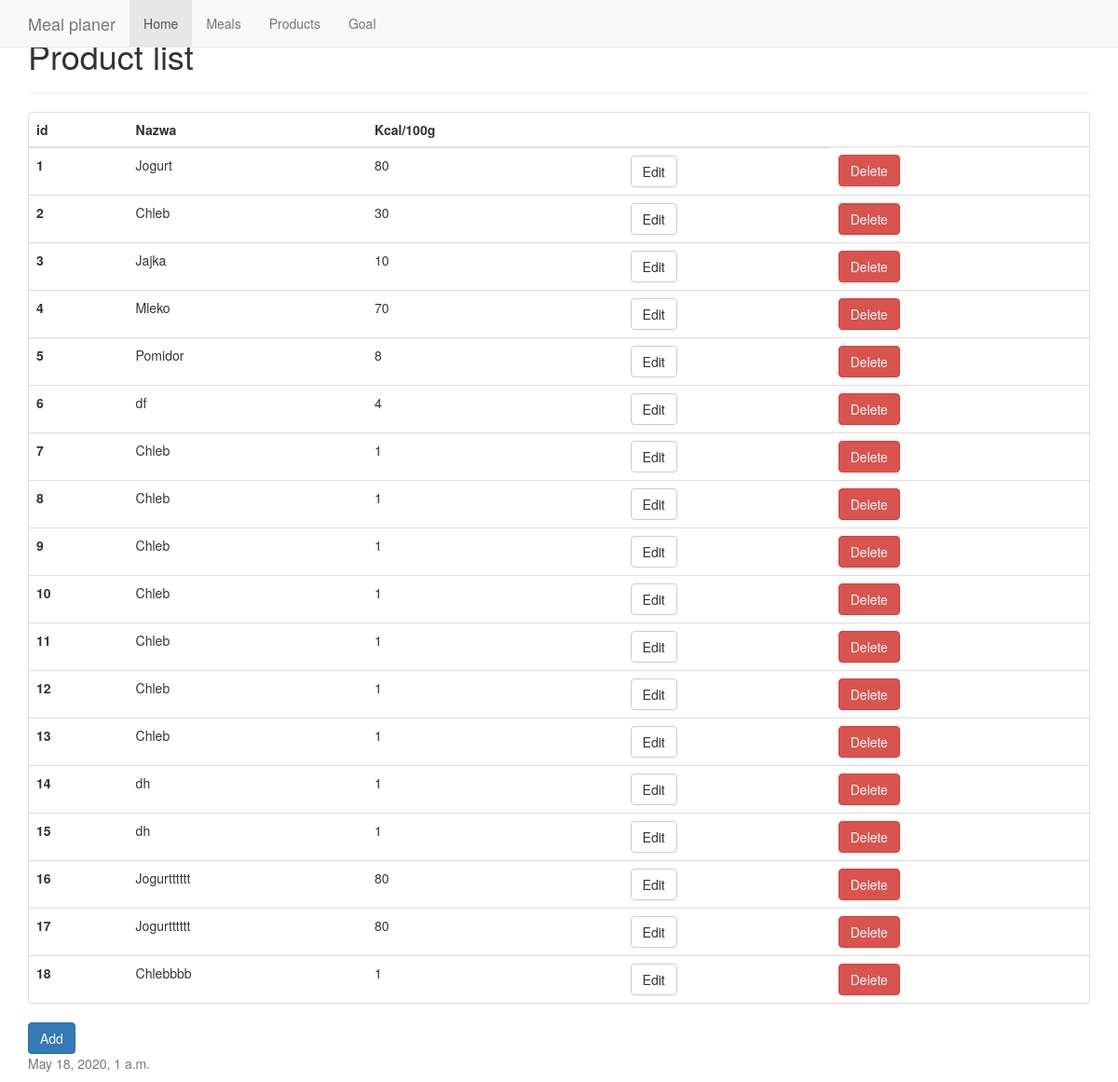
Before: /products/ with the older database file.
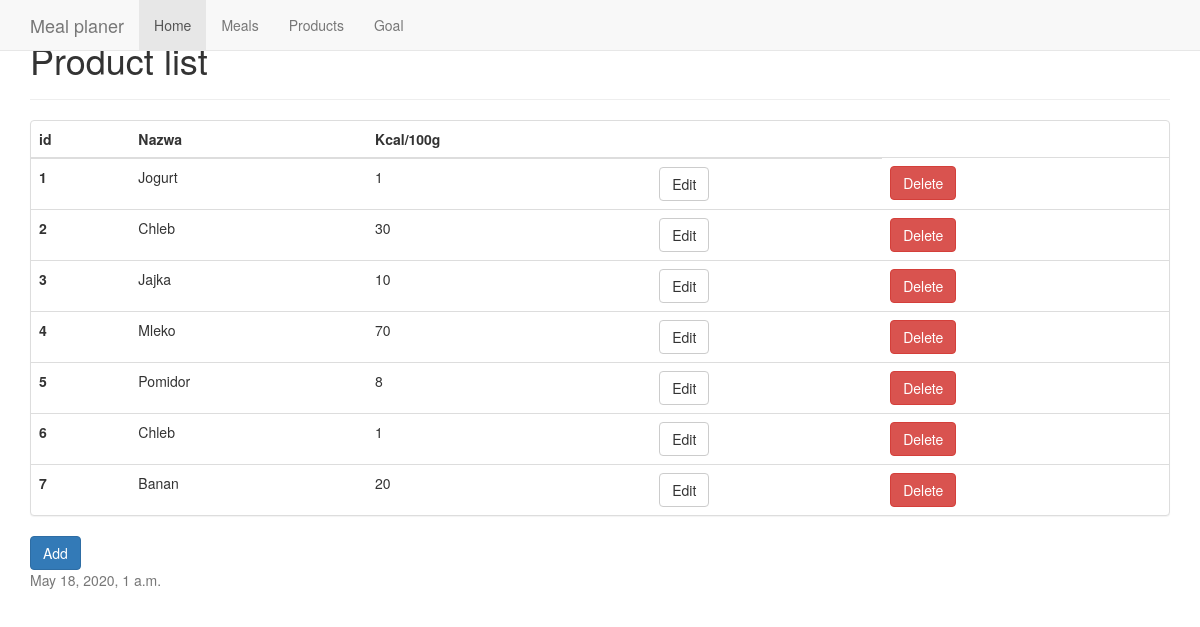
After: the same page with the newer database file.
### MealPlaner/models.py (models this page shows)
class Product(models.Model):
    id=models.AutoField(auto_created=True, primary_key=True)
    name=models.CharField(max_length=40)
    kcalPer100g=models.IntegerField()
    proteinsPer100g=models.FloatField()
    fiberPer100g=models.FloatField()
    fatPer100g=models.FloatField()

### MealPlaner/views.py (the view)
# urls.py: path('products/',products),
def products(request,pk='None'):
    populate_db()
    products=get_products()
    context = {
        'products':products,
        'current_date':datetime.now(),
        'title':'Product list',
    }
    return render(request, 'products.html', context)

### MealPlaner/views.py (called while the page is built)
def get_products():
    result=Product.objects.all()
    return result

def populate_db():
    if Product.objects.count()==0:
        Product(name='Jogurt',kcalPer100g=80,proteinsPer100g=0.2,fiberPer100g=0.1,fatPer100g=10).save()
        Product(name='Chleb',kcalPer100g=30,proteinsPer100g=0.2,fiberPer100g=1.1,fatPer100g=64).save()
        Product(name='Jajka',kcalPer100g=10,proteinsPer100g=0.3,fiberPer100g=0.1,fatPer100g=7).save()
        Product(name='Mleko',kcalPer100g=70,proteinsPer100g=5.2,fiberPer100g=3.1,fatPer100g=56).save()
        Product(name='Pomidor',kcalPer100g=8,proteinsPer100g=4.2,fiberPer100g=0.1,fatPer100g=4).save()

### MealPlaner/templates/products.html
{% extends 'base.html' %}
{% block content %}
    <div class="page-header">
        <h1>{{ title }}</h1>
    </div>
    <div class="row">
        <div class="col-md-12">
            <div class="panel panel-default">
                <table class="table">
                    <thead>
                    <tr>
                        <th>id</th>
                        <th>Nazwa</th>
                        <th>Kcal/100g</th>
                        <th></th>
                    </tr>
                    </thead>
                    <tbody>
                    {% for product in products %}
                        <tr>
                            <th scope="row">{{ product.id }}</th>
                            <td>{{ product.name }}</td>
                            <td>{{ product.kcalPer100g }}</td>
                            <td><a href="/products/{{ product.id }}">
                                <button type="button" class="btn btn-default">Edit</button>
                            </a></td>
                            <td><a href="/products/{{ product.id }}/delete">
                                <button type="button" class="btn btn-danger">Delete</button>
                            </a></td>
                        </tr>
                    {% endfor %}
                    </tbody>
                </table>
            </div>
            <a href="/products/new"><button type="button" class="btn btn-primary">Add</button></a>
        </div>
    </div>
{% endblock %}

### MealPlaner/templates/base.html (shortened to what this page needs)
<!DOCTYPE html>
<html lang="en">
<head>
    <link rel="stylesheet" href="https://maxcdn.bootstrapcdn.com/bootstrap/3.3.7/css/bootstrap.min.css">
    <link rel="stylesheet" href="https://getbootstrap.com/docs/4.0/examples/sticky-footer-navbar/sticky-footer-navbar.css">
</head>
<body>
    <nav class="navbar navbar-default navbar-fixed-top">
        <div class="container">
            <div class="navbar-header">
                <a class="navbar-brand" href="/">Meal planer</a>
            </div>
            <div id="navbar" class="collapse navbar-collapse">
                <ul class="nav navbar-nav">
                    <li class="active"><a href="/">Home</a></li>
                    <li><a href="/meals/{{ current_date|date:"Y-m-d"}}">Meals</a></li>
                    <li><a href="/products">Products</a></li>
                    <li><a href="/goal">Goal</a></li>
                </ul>
            </div>
        </div>
    </nav>
    <div class="container">
        {% block content %}
        {% endblock %}
    </div>
    <footer class="footer">
        <div class="container">
            <p class="text-muted">{{ current_date }}</p>
        </div>
    </footer>
</body>
</html>

Changed rows visible on the page:
removed Product: id "8", name "Chleb", kcalPer100g "1"
removed Product: id "9", name "Chleb", kcalPer100g "1"
removed Product: id "10", name "Chleb", kcalPer100g "1"
removed Product: id "11", name "Chleb", kcalPer100g "1"
removed Product: id "12", name "Chleb", kcalPer100g "1"
removed Product: id "13", name "Chleb", kcalPer100g "1"
removed Product: id "14", name "dh", kcalPer100g "1"
removed Product: id "15", name "dh", kcalPer100g "1"
removed Product: id "16", name "Jogurtttttt", kcalPer100g "80"
removed Product: id "17", name "Jogurtttttt", kcalPer100g "80"
removed Product: id "18", name "Chlebbbb", kcalPer100g "1"
changed Product "Jogurt": kcalPer100g "80" → "1"
changed Product id 6: name "df" → "Chleb"; kcalPer100g "4" → "1"
changed Product id 7: name "Chleb" → "Banan"; kcalPer100g "1" → "20"
